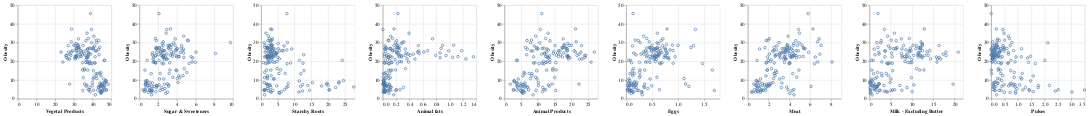

Notebook cell for this chart:
### Code cell
alt.Chart(corr_df).mark_point().encode(
    alt.X(alt.repeat("column"), type='quantitative'),
    alt.Y(alt.repeat("row"), type='quantitative'),
    #color='species:N'
).properties(
    width=200,
    height=200
).repeat(
    row=['Obesity'],
    column=['Vegetal Products', 'Sugar & Sweeteners','Starchy Roots', 'Animal fats', 'Animal Products',
       'Eggs', 'Meat',
       'Milk - Excluding Butter',
       'Pulses']
)

### Figure 1 — Vega-Lite specification as saved in the notebook (floating-point values rounded to 4 significant figures; data arrays with more than 128 entries replaced by an {"elided": "..."} marker saying what was removed)
{"config": {"view": {"continuousWidth": 400, "continuousHeight": 300}}, "repeat": {"column": ["Vegetal Products", "Sugar & Sweeteners", "Starchy Roots", "Animal fats", "Animal Products", "Eggs", "Meat", "Milk - Excluding Butter", "Pulses"], "row": ["Obesity"]}, "spec": {"data": {"name": "data-8bf5b724dc927f017b3d8a3412ac2aab"}, "mark": "point", "encoding": {"x": {"type": "quantitative", "field": {"repeat": "column"}}, "y": {"type": "quantitative", "field": {"repeat": "row"}}}, "height": 200, "width": 200}, "$schema": "https://vega.github.io/schema/vega-lite/v4.8.1.json", "datasets": {"data-8bf5b724dc927f017b3d8a3412ac2aab": {"elided": "154 records"}}}
